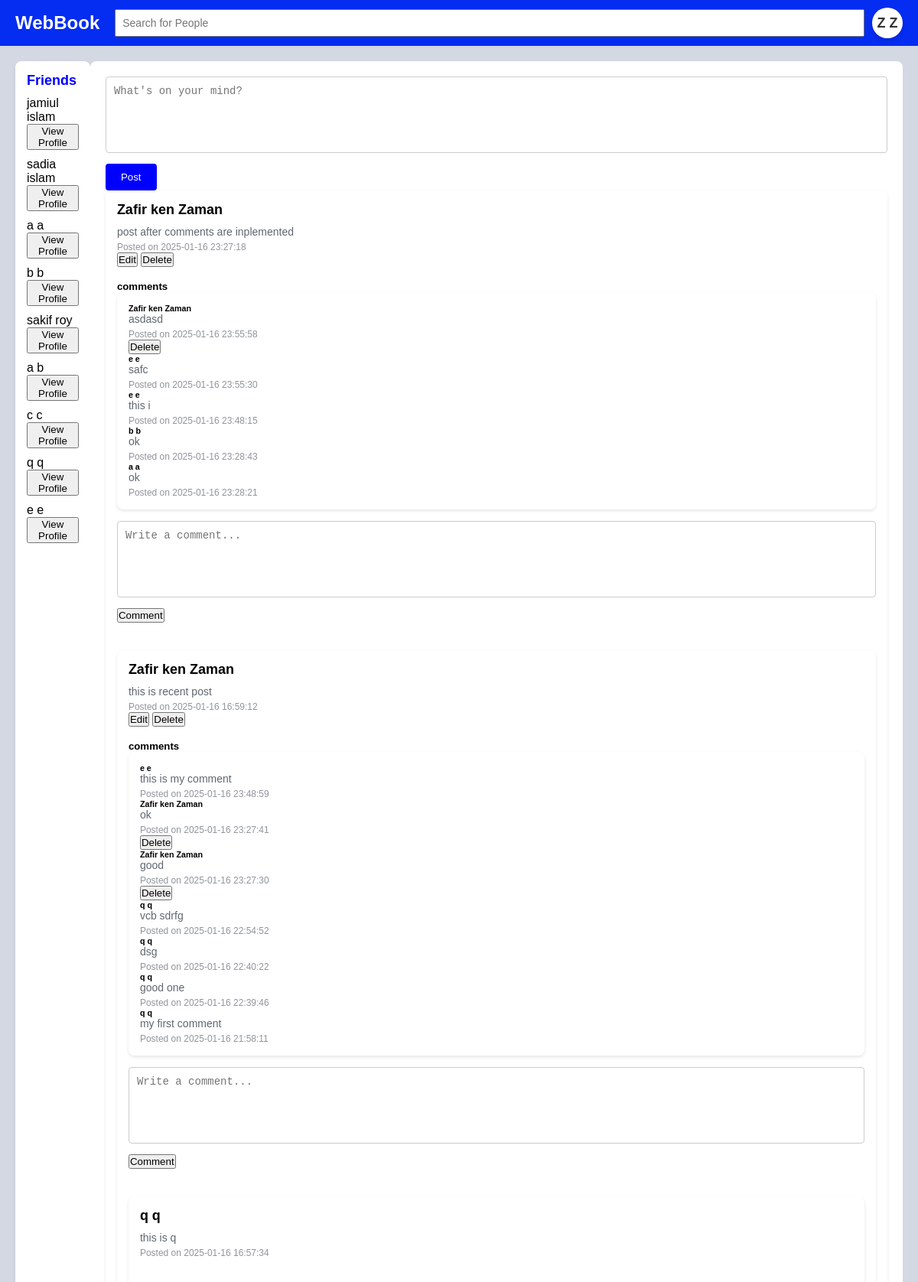
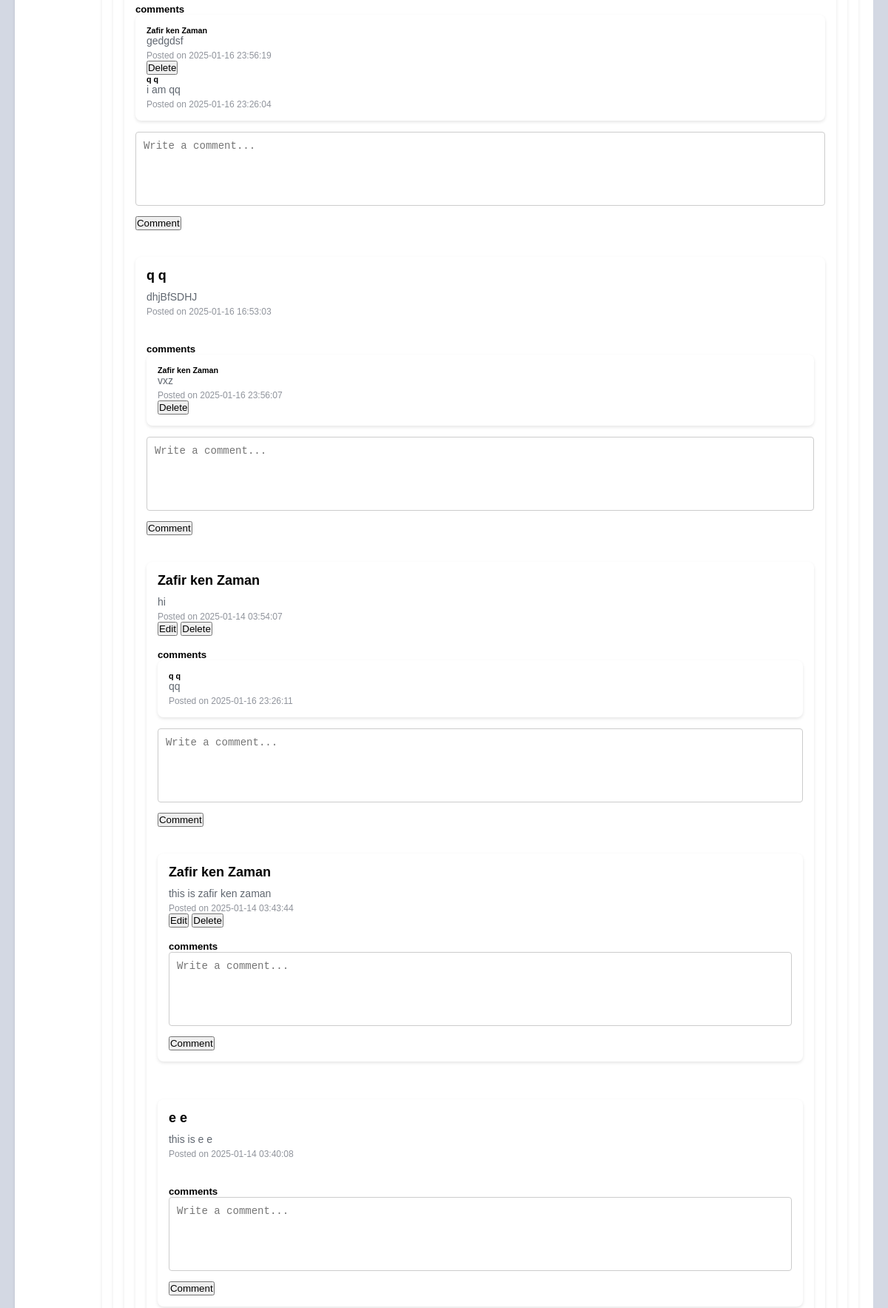
Page /webbook/timeline.php (signed in, upper part) on the committed database (2 pictures, top to bottom).
### tables this page shows
CREATE TABLE `user_info` (
  `first_name` varchar(255) NOT NULL,
  `last_name` varchar(100) NOT NULL,
  `gender` varchar(100) NOT NULL,
  `email` varchar(100) NOT NULL,
  `password` varchar(100) NOT NULL,
  `user_id` int(11) NOT NULL
);

CREATE TABLE `statuses` (
  `status` mediumtext DEFAULT NULL,
  `time` timestamp NOT NULL DEFAULT current_timestamp() ON UPDATE current_timestamp(),
  `user_id` int(11) NOT NULL,
  `id` int(11) NOT NULL,
  `photo_url` varchar(255) DEFAULT NULL
);

CREATE TABLE `comments` (
  `id` int(10) NOT NULL,
  `post_id` int(11) NOT NULL,
  `user_id` int(11) NOT NULL,
  `comment_text` varchar(2000) NOT NULL,
  `time` timestamp NOT NULL DEFAULT current_timestamp() ON UPDATE current_timestamp()
);

### webbook/usermodel.php (called while the page is built, shortened)
<?php
function getConnection(){
    $conn = mysqli_connect('127.0.0.1', 'root', '', 'webbook');
    return $conn;
}
function get_first_name($email)
{
    $conn=getConnection();
    $sql = "SELECT first_name FROM user_info WHERE email = '$email'";
    $result = $conn->query($sql);
    if ($result->num_rows > 0) {
        $row = $result->fetch_assoc();
        return $row['first_name'];
    } else {
        return null;
    }
}
function first_name_($user_id)
{
    $conn=getConnection();
    $sql = "SELECT first_name FROM user_info WHERE user_id = '$user_id'";
    $result = $conn->query($sql);
    if ($result->num_rows > 0) {
        $row = $result->fetch_assoc();
        return $row['first_name'];
    } else {
        return null;
    }
}
function get_last_name($email)
{
    $conn=getConnection();
    $sql = "SELECT last_name FROM user_info WHERE email = '$email'";
    $result = $conn->query($sql);
    if ($result->num_rows > 0) {
        $row = $result->fetch_assoc();
        return $row['last_name'];
    } else {
        return null;
    }
}
function last_name_($user_id)
{
    $conn=getConnection();
    $sql = "SELECT last_name FROM user_info WHERE user_id = '$user_id'";
    $result = $conn->query($sql);
    if ($result->num_rows > 0) {
        $row = $result->fetch_assoc();
        return $row['last_name'];
    } else {
        return null;
    }
}
function get_user_id($email)
{
    $conn=getConnection();
    $sql = "SELECT user_id FROM user_info WHERE email = '$email'";
    $result = $conn->query($sql);
    if ($result->num_rows > 0) {
        $row = $result->fetch_assoc();
        return $row['user_id'];
    } else {
        return null;
    }
}
function show_all_status()
{
    $conn=getConnection();
    $sql = "SELECT id, user_id, status,time FROM statuses";
    $result = $conn->query($sql);
    $arr=[];
    while ($row = $result->fetch_assoc())
    {
        $arr[]= array($row['id'],$row['user_id'], $row['status'],$row['time']);
    }
    if(count($arr)>0)
    {
        return $arr;
    }
}
 function unique_arr($arr)
  {
    $unique_arr = [];
    $seen = [];
    foreach ($arr as $item) {
        if (!in_array($item[0], $seen)) {
            $seen[] = $item[0];
            $unique_arr[] = $item;
        }
    }
    return $unique_arr;
}
 function show_friends($user_id)
 {
    $conn=getConnection();
    $sql = "SELECT ui.user_id, ui.first_name, ui.last_name
    FROM (
    SELECT friend_user_id AS user_id
    FROM friends
    WHERE user_id = $user_id AND accepted = 1
    UNION
    SELECT user_id
    FROM friends
    WHERE friend_user_id = $user_id AND accepted = 1
    ) AS friends_list
    JOIN user_info ui ON friends_list.user_id = ui.user_id;";
    $result = $conn->query($sql);
    $arr=[];
    while ($row = $result->fetch_assoc())
    {
        $arr[]= array($row['user_id'], $row['first_name'],$row['last_name']);
    }
    if(count($arr)>0)
    {
        return $arr;
    }
 }
 function get_comment($post_id)
 {
    $conn=getConnection();
    $sql = "SELECT
    c.id,
    c.user_id,
    u.first_name,
    u.last_name,
    c.time,
    c.comment_text
    FROM
        comments c
    JOIN
        user_info u ON c.user_id = u.user_id
    WHERE
        c.post_id = $post_id";
    $result = $conn->query($sql);
    $arr=[];
    while ($row = $result->fetch_assoc())
    {
        $arr[]= array($row['id'], $row['user_id'],$row['first_name'],$row['last_name'],$row['time'],$row['comment_text']);
    }
    if(count($arr)>0)
    {
        return $arr;
    }
 }
?>

### webbook/timeline.php (the view, shortened to what this page needs)
<?php
require_once('usermodel.php');
$email = $_COOKIE['email'];
$user_id = get_user_id($email);
$first = get_first_name($email);
$last = get_last_name($email);
$arr1 = show_friends($user_id);
if ($arr1 !== NULL)
    $arr1 = unique_arr($arr1);
$arr1[] = [$user_id, $first, $last];
$all_status_arr = show_all_status();
$friend_status = [];
for ($i = 0; $i < count($arr1); $i++) {
    for ($j = 0; $j < count($all_status_arr); $j++) {
        if ($arr1[$i][0] == $all_status_arr[$j][1]) {
            $friend_status[] = $all_status_arr[$j];
        }
    }
}
usort($friend_status, function ($a, $b) {
    return $a[0] <=> $b[0]; });
?>
<!DOCTYPE html>
<html lang="en">
<head>
</head>
<body>
    <div class="header">
        <h1>WebBook</h1>
        <div class="search-box">
            <input type="text" placeholder="Search for People">
        </div>
        <a href="profile.php">
            <div class="profile-icon">
                <h4>
                    <?php
                    $s = substr($first, 0, 1);
                    $ss = substr($last, 0, 1);
                    echo "$s $ss";
                    ?>
                </h4>
            </div>
        </a>
    </div>
    <div class="container">
        <div class="left-sidebar">
            <h2 class="friends-heading">Friends</h2>
            <ul>
                <?php
                if (!empty($arr1)) {
                    for ($i = 0; $i < count($arr1); $i++) {
                        if ($user_id != $arr1[$i][0]) {
                            echo '<li>';
                            echo '<div class="friend-info">' . $arr1[$i][1] . ' ' . $arr1[$i][2] . '</div>';
                            echo '<form action="" method="POST" style="display:inline;">
                                    <input type="hidden" name="friend_user_id" value="' . $arr1[$i][0] . '">
                                    <button type="submit" name="view_profile_btn" class="friend-request-btn">View Profile</button>
                                </form>';
                            echo '</li>';
                        }
                    }
                }
                ?>
            </ul>
        </div>
        <div class="main-content">
            <form action="" method="POST">
                <textarea rows="3" name="status" placeholder="What's on your mind?"></textarea>
                <button name="post" class="post-button">Post</button>
            </form>
            <?php
            $n = count($friend_status);
            for ($i = $n - 1; $i >= 0; $i--) {
                echo '<div class="post">';
                $user_id_kar = $friend_status[$i][1];
                $first = first_name_($user_id_kar);
                $last = last_name_($user_id_kar);
                $name = $first . " " . $last;
                echo "<h2>$name</h2>";
                echo "<p>" . $friend_status[$i][2] . "</p>";
                echo '<div class="timestamp">Posted on ' . $friend_status[$i][3] . '</div>';
                if ($user_id_kar == $user_id) {
                    echo '
                            <form action="" method="POST" style="display: inline;">
                                 <input type="hidden" name="id" value="' . $friend_status[$i][0] . '">
                                <button name="edit">Edit</button>
                            </form>
                            <form action="" method="POST" style="display: inline;">
                            <input type="hidden" name="id" value="' . $friend_status[$i][0] . '">
                                <button name="delete">Delete</button>
                            </form>';
                }
                echo '<br><br>';
                echo '<div class="comments">';
                $post_id = $friend_status[$i][0];
                $comments = get_comment($post_id);
                echo'<h5>comments</h5>';
                if (!empty($comments)) {
                    echo '<div class="post">';
                    $nn = count($comments);
                    for ($j = $nn - 1; $j >= 0; $j--) {
                        $user_id_kar = $comments[$j][1];
                        $first = first_name_($user_id_kar);
                        $last = last_name_($user_id_kar);
                        $name = $first . " " . $last;
                        echo "<h6>$name</h6>";
                        echo "<p>" . $comments[$j][5] . "</p>";
                        echo '<div class="timestamp">Posted on ' . $comments[$j][4] . '</div>';
                        if ($user_id_kar == $user_id) {
                            echo '  <form action="" method="POST" style="display: inline;">
                                    <input type="hidden" name="comment_id" value="' . $comments[$j][0] . '">
                                        <button name="delete_comment">Delete</button>
                                    </form>';
                        }
                    }
                }
                echo '</div>';
                echo '<form action="" method="POST" style="margin-top:">
                       <textarea name="comment_text" placeholder="Write a comment..."></textarea>
                       <input type="hidden" name="post_id" value="' . $friend_status[$i][0] . '">
                       <button type="submit" name="comment">Comment</button>
                     </form>';
                echo '</div>';
                echo '<br><br>';
            }
            ?>
        </div>
    </div>
</body>
</html>

### webbook/timeline.php (style rules this page uses)
* { margin: 0; padding: 0; box-sizing: border-box; }
body { font-family: Arial, sans-serif; background-color: #d3d8e3; }
.header { display: flex; align-items: center; justify-content: space-between; background-color: rgb(5, 44, 241); padding: 10px 20px; }
.header h1 { color: white; font-size: 24px; margin-right: 20px; }
.header .search-box { flex-grow: 1; }
.header input { width: 100%; padding: 8px; font-size: 14px; }
.header .profile-icon { width: 40px; height: 40px; background-color: white; border-radius: 50%; margin-left: 10px; }
.container { display: flex; padding: 20px; }
.left-sidebar { width: 25%; background-color: white; padding: 15px; box-shadow: 0 2px 4px rgba(0, 0, 0, 0.1); border-radius: 8px; }
.left-sidebar h2 { font-size: 18px; margin-bottom: 10px; }
.left-sidebar ul { list-style-type: none; }
.left-sidebar ul li { margin-bottom: 10px; }
.main-content { flex-grow: 1; background-color: white; border-radius: 8px; padding: 20px; }
.main-content textarea { width: 100%; height: 100px; font-size: 14px; padding: 10px; margin-bottom: 10px; border: 1px solid #ccc; border-radius: 4px; resize: none; }
.main-content .post-button { display: block; padding: 10px 20px; background-color: blue; color: white; border: none; border-radius: 4px; cursor: pointer; text-align: center; }
.post { background-color: white; padding: 15px; box-shadow: 0 2px 4px rgba(0, 0, 0, 0.1); border-radius: 8px; margin-bottom: 15px; }
.post h2 { font-size: 18px; margin-bottom: 10px; }
.post p { font-size: 14px; color: #606770; }
.post .timestamp { font-size: 12px; color: #90949c; margin-top: 5px; }
.profile-icon { width: 100px; height: 100px; background-color: #f0f0f0; display: flex; justify-content: center; align-items: center; border-radius: 50%; text-align: center; box-shadow: 0 4px 6px rgba(0, 0, 0, 0.1); transition: background-color 0.3s ease; }
.profile-icon h4 { margin: 0; font-size: 18px; color: #333; }
a { text-decoration: none; }
.friends-heading { color: blue; font-weight: bold; }

### rows in the picture
user_info: first_name "Z", last_name "Z"
user_info: first_name "jamiul", last_name "islam"
user_info: first_name "sadia", last_name "islam"
user_info: first_name "a", last_name "a"
user_info: first_name "b", last_name "b"
user_info: first_name "sakif", last_name "roy"
user_info: first_name "a", last_name "b"
user_info: first_name "c", last_name "c"
user_info: first_name "q", last_name "q"
user_info: first_name "e", last_name "e"
statuses: user.last_name "Zafir ken Zaman", status "post after comments are inplemented", time "2025-01-16 23:27:18"
comments: user.last_name "Zafir ken Zaman", comment_text "asdasd", time "2025-01-16 23:55:58"
comments: user.last_name "e e", comment_text "safc", time "2025-01-16 23:55:30"
comments: user.last_name "e e", comment_text "this i", time "2025-01-16 23:48:15"
comments: user.last_name "b b", comment_text "ok", time "2025-01-16 23:28:43"
comments: user.last_name "a a", comment_text "ok", time "2025-01-16 23:28:21"
statuses: user.last_name "Zafir ken Zaman", status "this is recent post", time "2025-01-16 16:59:12"
comments: user.last_name "e e", comment_text "this is my comment", time "2025-01-16 23:48:59"
comments: user.last_name "Zafir ken Zaman", comment_text "ok", time "2025-01-16 23:27:41"
comments: user.last_name "Zafir ken Zaman", comment_text "good", time "2025-01-16 23:27:30"
comments: user.last_name "q q", comment_text "vcb sdrfg", time "2025-01-16 22:54:52"
comments: user.last_name "q q", comment_text "dsg", time "2025-01-16 22:40:22"
comments: user.last_name "q q", comment_text "good one", time "2025-01-16 22:39:46"
comments: user.last_name "q q", comment_text "my first comment", time "2025-01-16 21:58:11"
statuses: user.last_name "q q", status "this is q", time "2025-01-16 16:57:34"
comments: user.last_name "Zafir ken Zaman", comment_text "gedgdsf", time "2025-01-16 23:56:19"
comments: user.last_name "q q", comment_text "i am qq", time "2025-01-16 23:26:04"
statuses: user.last_name "q q", status "dhjBfSDHJ", time "2025-01-16 16:53:03"
comments: user.last_name "Zafir ken Zaman", comment_text "vxz", time "2025-01-16 23:56:07"
statuses: user.last_name "Zafir ken Zaman", status "hi", time "2025-01-14 03:54:07"
comments: user.last_name "q q", comment_text "qq", time "2025-01-16 23:26:11"
statuses: user.last_name "Zafir ken Zaman", status "this is zafir ken zaman", time "2025-01-14 03:43:44"
statuses: user.last_name "e e", status "this is e e", time "2025-01-14 03:40:08"
